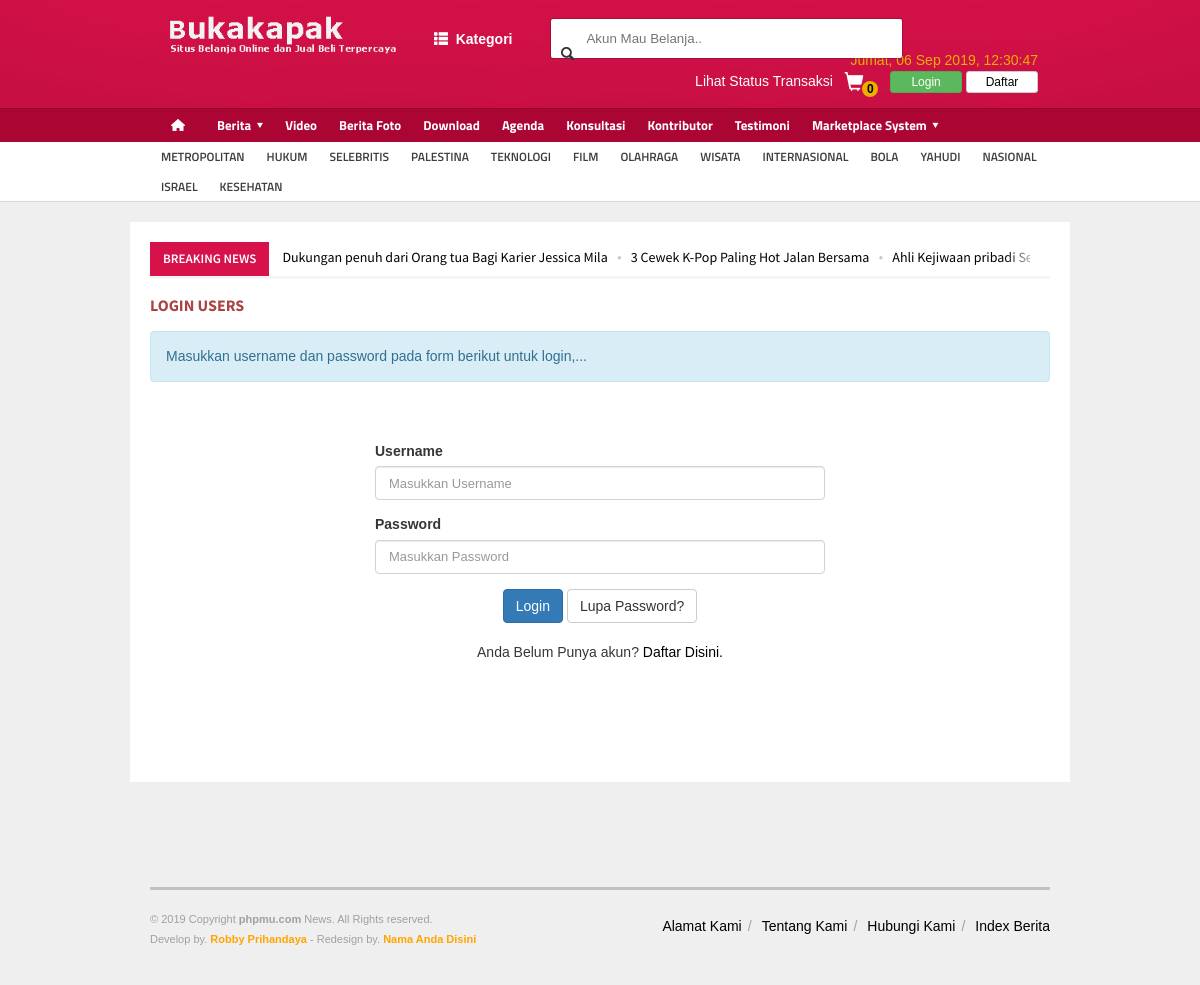
The app's page /index.php/auth/login with its own data.
### tables this page shows
CREATE TABLE `logo` (
  `id_logo` int(5) NOT NULL,
  `gambar` varchar(100) NOT NULL
);

CREATE TABLE `menu` (
  `id_menu` int(5) NOT NULL,
  `id_parent` int(5) NOT NULL DEFAULT 0,
  `nama_menu` varchar(30) NOT NULL,
  `link` varchar(100) NOT NULL,
  `aktif` enum('Ya','Tidak') NOT NULL DEFAULT 'Ya',
  `position` enum('Top','Bottom') DEFAULT 'Bottom',
  `urutan` int(3) NOT NULL
);

CREATE TABLE `tag` (
  `id_tag` int(5) NOT NULL,
  `nama_tag` varchar(100) NOT NULL,
  `username` varchar(50) NOT NULL,
  `tag_seo` varchar(100) NOT NULL,
  `count` int(5) NOT NULL
);

CREATE TABLE `berita` (
  `id_berita` int(5) NOT NULL,
  `id_kategori` int(5) NOT NULL,
  `username` varchar(30) NOT NULL,
  `judul` varchar(100) NOT NULL,
  `sub_judul` varchar(255) NOT NULL,
  `youtube` varchar(100) NOT NULL,
  `judul_seo` text NOT NULL,
  `headline` enum('Y','N') NOT NULL DEFAULT 'Y',
  `aktif` enum('Y','N') NOT NULL DEFAULT 'N',
  `utama` enum('Y','N') NOT NULL DEFAULT 'Y',
  `isi_berita` longtext NOT NULL,
  `keterangan_gambar` text NOT NULL,
  `hari` varchar(20) NOT NULL,
  `tanggal` date NOT NULL,
  `jam` time NOT NULL,
  `gambar` varchar(100) NOT NULL,
  `dibaca` int(5) NOT NULL DEFAULT 1,
  `tag` varchar(100) NOT NULL,
  `status` enum('Y','N') NOT NULL DEFAULT 'Y'
);

### application/libraries/Template.php (called while the page is built, shortened)
<?php if ( ! defined('BASEPATH')) exit('No direct script access allowed');
class Template {
		var $template_data = array();
		function set($name, $value)
		{
			$this->template_data[$name] = $value;
		}
		function load($template = '', $view = '' , $view_data = array(), $return = FALSE)
		{
			$this->CI =& get_instance();
			return $this->CI->load->view($template, $this->template_data, $return);
		}
}

### application/controllers/Auth.php (called while the page is built, shortened)
<?php
class Auth extends CI_Controller {
	public function login(){
		if (isset($_POST['login'])){
				$username = strip_tags($this->input->post('a'));
				$password = hash("sha512", md5(strip_tags($this->input->post('b'))));
				$cek = $this->db->query("SELECT * FROM rb_konsumen where username='".$this->db->escape_str($username)."' AND password='".$this->db->escape_str($password)."'");
			    $row = $cek->row_array();
			    $total = $cek->num_rows();
				if ($total > 0){
					$this->session->set_userdata(array('id_konsumen'=>$row['id_konsumen'], 'level'=>'konsumen'));
					if ($this->session->idp!=''){
						$data = array('kode_transaksi'=>$this->session->idp,
			        			  'id_pembeli'=>$row['id_konsumen'],
			        			  'id_penjual'=>$this->session->reseller,
			        			  'status_pembeli'=>'konsumen',
			        			  'status_penjual'=>'reseller',
			        			  'waktu_transaksi'=>date('Y-m-d H:i:s'),
			        			  'proses'=>'0');
						$this->model_app->insert('rb_penjualan',$data);
						$id = $this->db->insert_id();
						$query_temp = $this->db->query("SELECT * FROM rb_penjualan_temp where session='".$this->session->idp."'");
						foreach ($query_temp->result_array() as $r) {
							$data = array('id_penjualan'=>$id,
			        			  'id_produk'=>$r['id_produk'],
			        			  'jumlah'=>$r['jumlah'],
			        			  'diskon'=>$r['diskon'],
			        			  'harga_jual'=>$r['harga_jual'],
			        			  'satuan'=>$r['satuan']);
							$this->model_app->insert('rb_penjualan_detail',$data);
						}
						$this->db->query("DELETE FROM rb_penjualan_temp where session='".$this->session->idp."'");
						$this->session->unset_userdata('reseller');
						$this->session->unset_userdata('idp');
						$this->session->set_userdata(array('idp'=>$id));
					}
					redirect('members/profile');
				}else{
					$data['title'] = 'Gagal Login';
					echo $this->session->set_flashdata('message', '<div class="alert alert-danger"><center>Maaf, Username atau password salah!</center></div>');
					redirect('auth/login');
				}
		}else{
			$data['title'] = 'User Login';
			$this->template->load(template().'/template',template().'/reseller/view_login',$data);
		}
	}
}

### index.php (called while the page is built, shortened)
<?php
require_once BASEPATH.'core/CodeIgniter.php';

### application/helpers/engine_helper.php (called while the page is built, shortened)
<?php
    function template(){
        $ci = & get_instance();
        $query = $ci->db->query("SELECT folder FROM templates where aktif='Y'");
        $tmp = $query->row_array();
        if ($query->num_rows()>=1){
            return $tmp['folder'];
        }else{
            return 'errors';
        }
    }
    function background(){
        $ci = & get_instance();
        $bg = $ci->db->query("SELECT gambar FROM background ORDER BY id_background DESC LIMIT 1")->row_array();
        return $bg['gambar'];
    }

### application/models/Model_utama.php (called while the page is built, shortened)
<?php
class Model_utama extends CI_model{
    public function view_where($table,$data){
        $this->db->where($data);
        return $this->db->get($table);
    }
    public function view_ordering_limit($table,$order,$ordering,$baris,$dari){
        $this->db->select('*');
        $this->db->order_by($order,$ordering);
        $this->db->limit($dari, $baris);
        return $this->db->get($table);
    }
    public function view_where_ordering_limit($table,$data,$order,$ordering,$baris,$dari){
        $this->db->where($data);
        $this->db->order_by($order,$ordering);
        $this->db->limit($dari, $baris);
        return $this->db->get($table);
    }
    function kunjungan(){
        $ip      = $_SERVER['REMOTE_ADDR'];
        $tanggal = date("Y-m-d");
        $waktu   = time();
        $cekk = $this->db->query("SELECT * FROM statistik WHERE ip='$ip' AND tanggal='$tanggal'");
        $rowh = $cekk->row_array();
        if($cekk->num_rows() == 0){
            $datadb = array('ip'=>$ip, 'tanggal'=>$tanggal, 'hits'=>'1', 'online'=>$waktu);
            $this->db->insert('statistik',$datadb);
        }else{
            $hitss = $rowh['hits'] + 1;
            $datadb = array('ip'=>$ip, 'tanggal'=>$tanggal, 'hits'=>$hitss, 'online'=>$waktu);
            $array = array('ip' => $ip, 'tanggal' => $tanggal);
            $this->db->where($array);
            $this->db->update('statistik',$datadb);
        }
    }
}

### application/helpers/phpmu_helper.php (called while the page is built, shortened)
<?php
    function rupiah($total){
        return number_format($total,0);
    }
    function tgl_indo($tgl){
            $tanggal = substr($tgl,8,2);
            $bulan = getBulan(substr($tgl,5,2));
            $tahun = substr($tgl,0,4);
            return $tanggal.' '.$bulan.' '.$tahun;
    }
    function hari_ini($w){
        $seminggu = array("Minggu","Senin","Selasa","Rabu","Kamis","Jumat","Sabtu");
        $hari_ini = $seminggu[$w];
        return $hari_ini;
    }
    function getBulan($bln){
                switch ($bln){
                    case 9:
                        return "Sep";
                        break;
                }
            }

### application/views/phpmu-tigo/template.php (the view, shortened to what this page needs)
<!DOCTYPE HTML>
<html lang = "en">
<head>
	<link type="text/css" rel="stylesheet" href="<?php echo base_url(); ?>template/<?php echo template(); ?>/background/<?php echo background(); ?>/reset.css" />
	<link type="text/css" rel="stylesheet" href="<?php echo base_url(); ?>template/<?php echo template(); ?>/background/<?php echo background(); ?>/main-stylesheet.css" />
	<link type="text/css" rel="stylesheet" href="<?php echo base_url(); ?>template/<?php echo template(); ?>/background/<?php echo background(); ?>/shortcode.css" />
	<link type="text/css" rel="stylesheet" href="<?php echo base_url(); ?>template/<?php echo template(); ?>/background/<?php echo background(); ?>/fonts.css" />
	<link type="text/css" rel="stylesheet" href="<?php echo base_url(); ?>template/<?php echo template(); ?>/background/<?php echo background(); ?>/responsive.css" />
	<link type="text/css" rel="stylesheet" href="<?php echo base_url(); ?>template/<?php echo template(); ?>/background/style.css">
	<link type="text/css" rel="stylesheet" href="<?php echo base_url(); ?>template/<?php echo template(); ?>/background/bootstrap.css">
	<link type="text/css" rel="stylesheet" href="<?php echo base_url(); ?>template/<?php echo template(); ?>/background/ideaboxWeather.css">
	<link type="text/css" rel="stylesheet" href="<?php echo base_url(); ?>template/<?php echo template(); ?>/slide/slide.css">
	<link rel="stylesheet" href="<?php echo base_url(); ?>/asset/admin/plugins/datatables/dataTables.bootstrap.css">
	<link rel="stylesheet" href="<?php echo base_url(); ?>template/<?php echo template(); ?>/lightbox/lightbox.css">
</head>
<body>
		<div class="boxed">
			<div class="header">
				<?php include "header.php"; ?>
			</div>
			<div class="content">
				<div class="wrapper">
					<div class="breaking-news">
						<span class="the-title">Breaking News</span>
						<ul>
							<?php
							  $terkini = $this->model_utama->view_where_ordering_limit('berita',array('status' => 'Y'),'id_berita','DESC',0,10);
							  foreach ($terkini->result_array() as $row) {
								echo "<li><a href='".base_url()."$row[judul_seo]'>$row[judul]</a></li>";
							  }
							?>
						</ul>
					</div>
					<div class="main-content">
						<?php echo $contents; ?>
					</div>
				</div>
			</div>
			<footer>
				<div class="footer">
					<?php
						include "footer.php";
					?>
				</div>
			</footer>
		</div>
</body>
</html>

### application/views/phpmu-tigo/header.php (shortened to what this page needs)
<?php
echo "<div class='wrapper'>
	<div class='header-logo'>";
		  $logo = $this->model_utama->view_ordering_limit('logo','id_logo','DESC',0,1);
		  foreach ($logo->result_array() as $row) {
			echo "<a href='".base_url()."'><img style='height:40px' src='".base_url()."asset/logo/$row[gambar]'/></a>";
		  }
	echo "
	</div>
	<div class='mainmenu hidden-xs'>
	    <ul class='mainnav'>
	        <li class='hassubs first'><a href='#'><span class='glyphicon glyphicon-th-list'></span>&nbsp; Kategori</a>
	        	<ul class='dropdown-phpmu'>";
				echo "</ul>";
	        echo "</li>
	    </ul>
	</div>
	<div class='header-menu'>
		<div class='header-search'>
			".form_open('produk/index')."
				<input type='text' placeholder='Akun Mau Belanja..'' name='kata' class='search-input' required/>
				<input type='submit' value='Search' name='cari' class='search-button'/>
			</form>
		</div>
	</div>
	<div class='header-addons'>
		<span class='city'>
		  ".hari_ini(date('w')).", ".tgl_indo(date('Y-m-d')).", <span id='jam'></span></span><br>";
          if ($this->session->id_konsumen != ''){
          	$isi_keranjang = $this->db->query("SELECT sum(jumlah) as jumlah FROM rb_penjualan_detail where id_penjualan='".$this->session->idp."'")->row_array();
            echo "<a href='".base_url()."members/orders_report'>Lihat Status Transaksi</a> &nbsp; &nbsp;
            	  <a href='".base_url()."members/keranjang'><b>
            	  	<span class='glyphicon glyphicon glyphicon-shopping-cart' style='font-size:19px'></span></b>
            	  	<span class='badge badgee'>".rupiah($isi_keranjang['jumlah'])."</span></a> &nbsp;
            	  <a class='btn btn-xs btn-success' style='padding:1px 12px' href='".base_url()."members/profile'>Account</a>
            	  <a class='btn btn-xs btn-danger' style='padding:1px 12px' href='".base_url()."members/logout'>Logout</a><br>";
          }else{
          	$isi_keranjang = $this->db->query("SELECT sum(jumlah) as jumlah FROM rb_penjualan_temp where session='".$this->session->idp."'")->row_array();
			 echo "<a href='".base_url()."members/orders_report'>Lihat Status Transaksi</a> &nbsp;
			 		<a href='".base_url()."produk/keranjang'>
			 			<span class='glyphicon glyphicon glyphicon-shopping-cart' style='font-size:19px'></span></b>
            	  	<span class='badge badgee'>".rupiah($isi_keranjang['jumlah'])."</span></a> &nbsp; ";
            echo "<a class='btn btn-xs btn-success' style='width:60px' href='".base_url()."auth/login'>Login</a>
                  <a class='btn btn-xs btn-default' style='width:60px; color:#000' href='".base_url()."auth/register'>Daftar</a>";
          }
	echo "</div>
</div>
<div class='main-menu sticky'>
	<div class='wrapper'>";
		function main_menu() {
			$ci = & get_instance();
	        $query = $ci->db->query("SELECT id_menu, nama_menu, link, id_parent FROM menu where aktif='Ya' AND position='Bottom' order by urutan");
	        $menu = array('items' => array(),'parents' => array());
	        foreach ($query->result() as $menus) {
	            $menu['items'][$menus->id_menu] = $menus;
	            $menu['parents'][$menus->id_parent][] = $menus->id_menu;
	        }
	        if ($menu) {
	            $result = build_main_menu(0, $menu);
	            return $result;
	        }else{
	            return FALSE;
	        }
	    }
		function build_main_menu($parent, $menu) {
	        $html = "";
	        if (isset($menu['parents'][$parent])) {
	        	if ($parent=='0'){
		            $html .= "<ul class='the-menu'>
		            			<li><a href='".base_url()."' style='background: url(".base_url()."asset/images/home.png) no-repeat center; font-size:0; width:34px;'><br></a></li>";
		        }else{
		        	$html .= "<ul>";
		        }
	            foreach ($menu['parents'][$parent] as $itemId) {
	                if (!isset($menu['parents'][$itemId])) {
	                    if(preg_match("/^http/", $menu['items'][$itemId]->link)) {
	                        $html .= "<li><a target='_BLANK' href='".$menu['items'][$itemId]->link."'>".$menu['items'][$itemId]->nama_menu."</a></li>";
	                    }else{
	                        $html .= "<li><a href='".base_url().''.$menu['items'][$itemId]->link."'>".$menu['items'][$itemId]->nama_menu."</a></li>";
	                    }
	                }
	                if (isset($menu['parents'][$itemId])) {
	                    if(preg_match("/^http/", $menu['items'][$itemId]->link)) {
	                        $html .= "<li><a target='_BLANK' href='".$menu['items'][$itemId]->link."'><span>".$menu['items'][$itemId]->nama_menu."</span></a>";
	                    }else{
	                        $html .= "<li><a href='".base_url().''.$menu['items'][$itemId]->link."'><span>".$menu['items'][$itemId]->nama_menu."</span></a>";
	                    }
	                    $html .= build_main_menu($itemId, $menu);
	                    $html .= "</li>";
	                }
	            }
	            $html .= "</ul>";
	        }
	        return $html;
	    }
	    echo main_menu();
	echo "</div>
</div>";
echo "<div class='secondary-menu'>
	<div class='wrapper'>
		<ul>";
				$tag = $this->model_utama->view_ordering_limit('tag','id_tag','RANDOM',0,14);
		  		foreach ($tag->result_array() as $row) {
					echo "<li><a href='".base_url()."tag/detail/$row[tag_seo]'>$row[nama_tag]</a></li>";
				}
		echo "</ul>
	</div>
</div>";

### application/views/phpmu-tigo/footer.php
<?php
echo "<div class='wrapper'>
	<ul class='right'>";
		$topmenu2 = $this->model_utama->view_where('menu',array('position' => 'Top','aktif' => 'Ya'),'urutan','ASC',0,5);
			foreach ($topmenu2->result_array() as $row) {
			echo "<li><a href='$row[link]'>$row[nama_menu]</a></li>";
		}
	echo "</ul>
	<p>&copy; ".date('Y')." Copyright <b>phpmu.com</b> News. All Rights reserved.<br/>Develop by. <b style='color:orange'>Robby Prihandaya</b> - Redesign by. <b style='color:orange'>Nama Anda Disini</b></p>
</div>";

### template/phpmu-tigo/background/pink/main-stylesheet.css (style rules this page uses)
body { font-size: 14px; font-family: Arial, sans-serif; margin: 0; padding: 0; color: #363635; background: url(../bg.jpg) white top center no-repeat fixed; line-height: 140%; }
a { color: #000; text-decoration: none; transition: all 0.2s; -moz-transition: all 0.2s; -webkit-transition: all 0.2s; -o-transition: all 0.2s; }
.wrapper { width: 1180px; margin: 0px auto; position: relative; }
.content .wrapper { background: #fff; padding: 20px }

### template/phpmu-tigo/background/pink/shortcode.css (style rules this page uses)
p { display: block; margin-bottom: 15px; }

### template/phpmu-tigo/background/pink/responsive/desktop.css (style rules this page uses)
@media only screen and (max-width: 1200px) { .boxed { min-width: 320px!important; } }
@media only screen and (max-width: 1200px) { .wrapper { width: 900px; } }
@media only screen and (max-width: 1200px) { .header .header-menu { width: 37%; } }

### records on screen
logo: gambar (picture)
menu: nama_menu "Berita"
menu: nama_menu "Video"
menu: nama_menu "Berita Foto"
menu: nama_menu "Download"
menu: nama_menu "Agenda"
menu: nama_menu "Konsultasi"
menu: nama_menu "Kontributor"
menu: nama_menu "Testimoni"
menu: nama_menu "Marketplace System"
tag: nama_tag "METROPOLITAN"
tag: nama_tag "HUKUM"
tag: nama_tag "SELEBRITIS"
tag: nama_tag "PALESTINA"
tag: nama_tag "TEKNOLOGI"
tag: nama_tag "FILM"
tag: nama_tag "OLAHRAGA"
tag: nama_tag "WISATA"
tag: nama_tag "INTERNASIONAL"
tag: nama_tag "BOLA"
tag: nama_tag "YAHUDI"
tag: nama_tag "NASIONAL"
tag: nama_tag "ISRAEL"
tag: nama_tag "KESEHATAN"
berita: judul "Dukungan penuh dari Orang tua Bagi Karier Jessica Mila"
berita: judul "3 Cewek K-Pop Paling Hot Jalan Bersama"
berita: judul "Ahli Kejiwaan pribadi…"
menu: nama_menu "Alamat Kami"
menu: nama_menu "Tentang Kami"
menu: nama_menu "Hubungi Kami"
menu: nama_menu "Index Berita"

### other values on screen
rupiah($isi_keranjang['jumlah']) "0"
